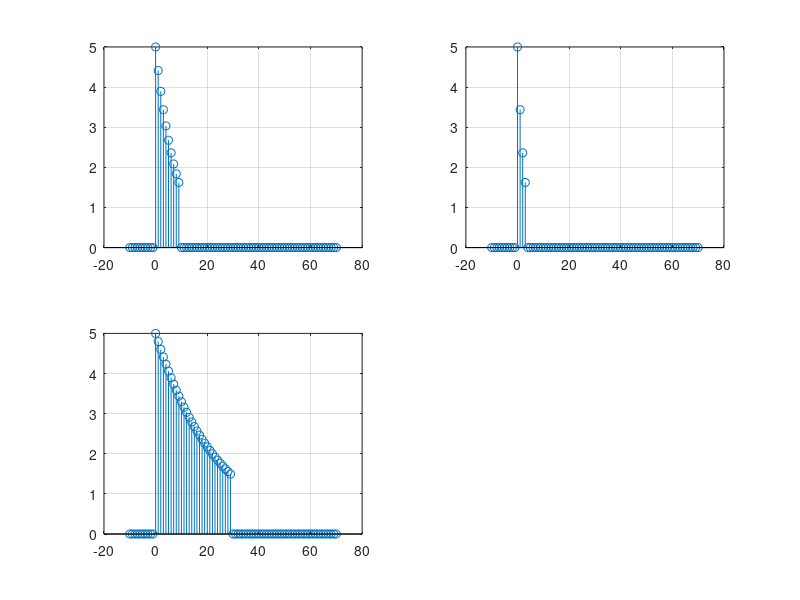
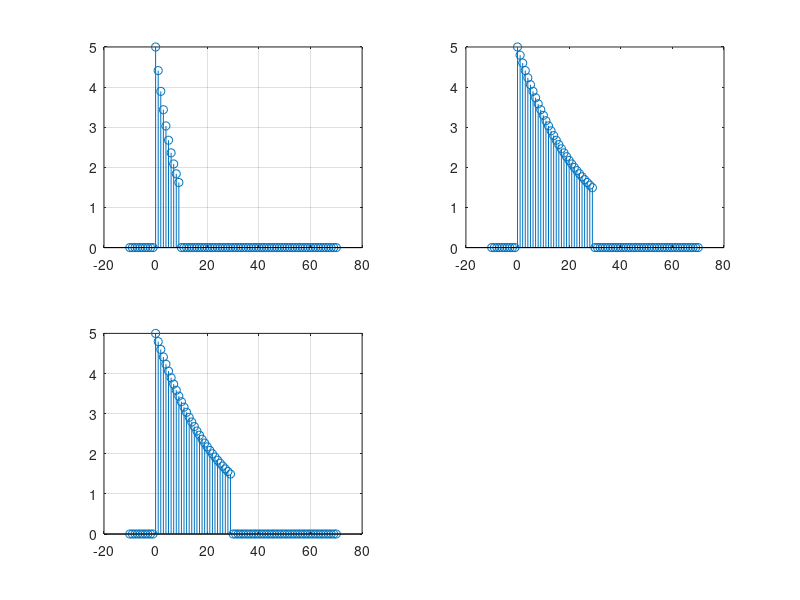

The MATLAB source for these figures, in order: (Note: this script raises an error after producing the figures.)
%Part A2 Scaling on a discrete time signal
%i
n = (-10:70);

figure;
u = @(n)1.0.*(n>=0); %Don't forget .* operation as opposed to just *
f = @(n)5.*exp(-n/8);
y = @(n)f(n).*(u(n)-u(n-10));
subplot(2,2,1);
stem(n,y(n));
grid;

%ii
y1 = @(n)y(3.*n); %y1(n) = y(3n) Downsampling
subplot(2,2,2);
stem(n,y1(n));
grid;

%iii
y2 = @(n)y(n./3); %y2(n) = y(n/3) Upsampling
subplot(2,2,3);
stem(n,y2(n));
grid;

%Explain effect of transformation on y1(n) and y2(n)
% The two transformations are examples of variations of timescaling. 
%y1(n) is scaling the function by 3. Hence, are sampling only the
%dividends of 3. As a result we are downsampling because we are sampling less
%points
%y2(n) is is scaling the function by 1/3. As a result we are upsampling as
%more points are sampled.

%Part A3 Linear transformation
t = (-10:1:70); %Continuous Signal

figure;
u1 = @(n)1.0.*(n>=0); 
f = @(t)5.*exp(-t/8);
z = @(t)f(t).*(u1(t)-u1(t-10));
subplot(2,2,1);
stem(t,z(t));
grid;

%i y3(t) = z(t/3)
y3 = @(t)z(t./3); %Continuous
subplot(2,2,2);
stem(t,y3(t));
subplot(2,2,3);
stem(n,y3(n));

grid;

%y3n = @(n)y(n/3); %y3n Discrete
subplot(2,2,3);
stem(n,y3n(n));
grid;

%ii
%Explain why y2(n) and y3(n) are not the same



